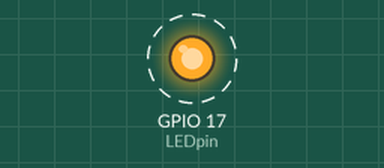
Bench run of a program on a simulated Raspberry Pi (BCM pin numbers). Shown: output pins drawn as LEDs (lit = HIGH). Dashed ring = blinking. What the program prints to the terminal is not drawn.

Above: at 0.2 s.
Timing chart, 0 to 3.0 s (numbered marks = the images above):
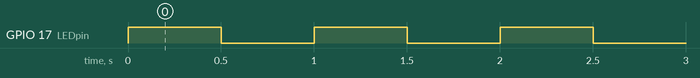

Measured:
- by itself, GPIO 17 (LEDpin): alternates HIGH for 0.50 s and LOW for 0.50 s

The program:

Blink2.py
```python
# Blink2: blink an LED connected to the GPIO port using variables
# Programmed by Precilla Cabugao
# Program date 06/17/2018

import RPi.GPIO as GPIO
import time

LEDpin = 17 # the GPIO pin we will use as an output
delay = 0.5 # number of seconds to wait between changes

GPIO.setmode(GPIO.BCM) # Sets the GPIO mapped on the R-Pi
GPIO.setup(LEDpin, GPIO.OUT) # Set GPIO17 (pin 11) as output

while True:
    print ('on') # send 'on' to the screen
    GPIO.output(LEDpin, GPIO.HIGH) # turn on GPIO17
    time.sleep(delay) # wait 1/2 second
    print ('off') # send 'off' to the screen
    GPIO.output(LEDpin, GPIO.LOW) # turn off GPIO17
    time.sleep(delay) # wait 1/2 second
```
